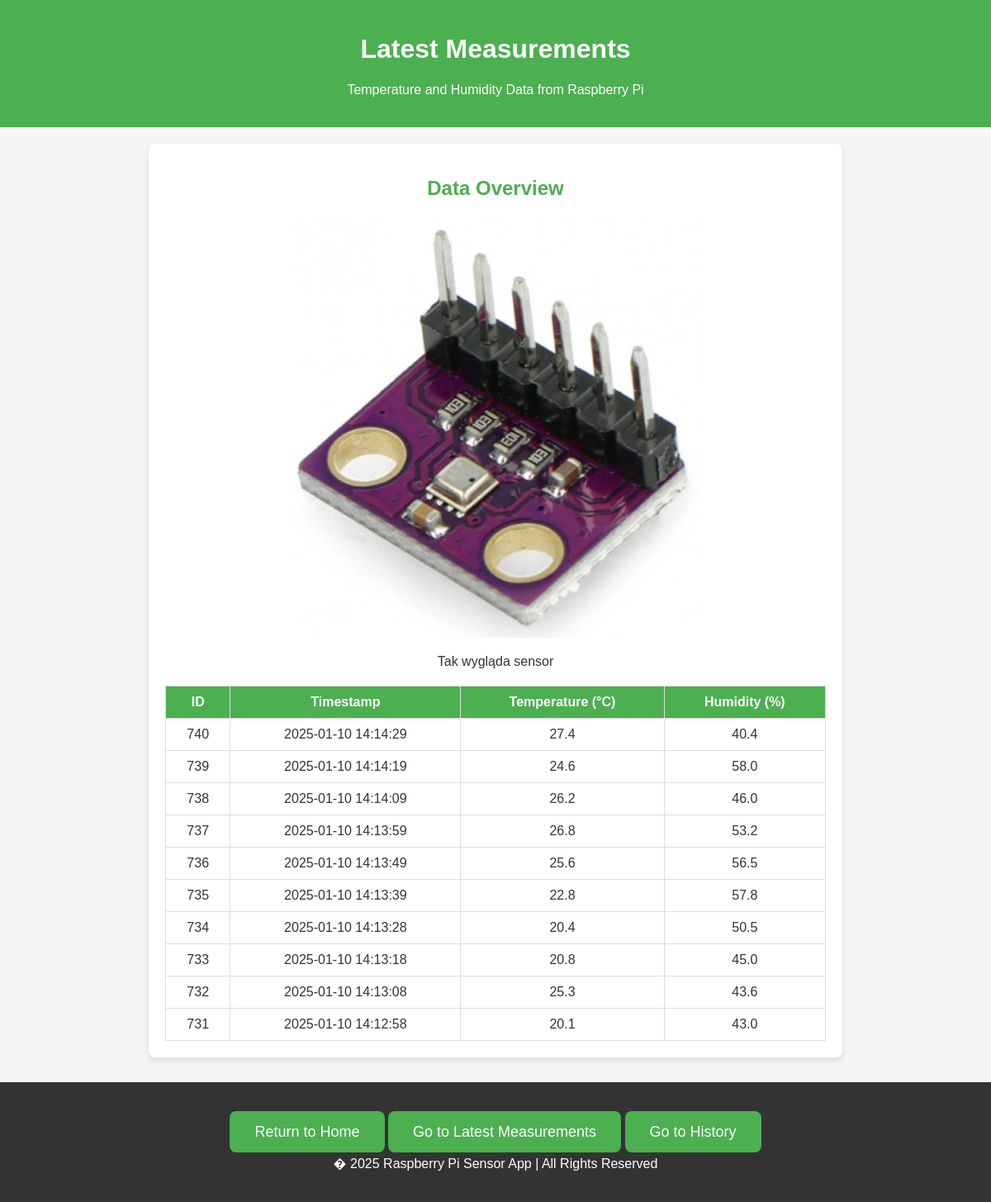
The app's page /measurements_page with its own data.
### tables this page shows
CREATE TABLE weather_control (
            id INTEGER PRIMARY KEY AUTOINCREMENT,
            timestamp DATETIME DEFAULT CURRENT_TIMESTAMP,
            temperature REAL,
            humidity REAL
        );

### app.py (the view)
@app.route('/measurements_page')
def measurements_page():
    conn = sqlite3.connect(DB_PATH)
    cursor = conn.cursor()
    cursor.execute("SELECT * FROM weather_control ORDER BY timestamp DESC LIMIT 10")
    measurements = cursor.fetchall()
    conn.close()
    return render_template('measurements.html', measurements=measurements)

### templates/measurements.html (shortened to what this page needs)
<!DOCTYPE html>
<html lang="en">
<head>
    <link rel="stylesheet" href="static/css/index.css">
</head>
<body>
    <header>
        <h1 class="welcome-msg">Latest Measurements</h1>
        <p>Temperature and Humidity Data from Raspberry Pi</p>
    </header>
    <div class="container">
        <h2>Data Overview</h2>
        <div class="image-container">
            <img src="static/images/weather.jpg" alt="Weather detector" class="resized-image">
            <p>Tak wygląda sensor</p>
        </div>
        <table>
            <thead>
                <tr>
                    <th>ID</th>
                    <th>Timestamp</th>
                    <th>Temperature (&deg;C)</th>
                    <th>Humidity (%)</th>
                </tr>
            </thead>
            <tbody>
                {% for measurement in measurements %}
                    <tr>
                        <td>{{ measurement[0] }}</td>
                        <td>{{ measurement[1] }}</td>
                        <td>{{ measurement[2] }}</td>
                        <td>{{ measurement[3] }}</td>
                    </tr>
                {% endfor %}
            </tbody>
        </table>
    </div>
    <footer>
        <div class="cta">
            <a href="/" class="button">Return to Home</a>
            <a href="/measurements_page" class="button">Go to Latest Measurements</a>
            <a href="/history_page" class="button">Go to History</a>
        </div>
        <p>� 2025 Raspberry Pi Sensor App | All Rights Reserved</p>
    </footer>
</body>
</html>

### static/css/index.css (style rules this page uses)
body { font-family: Arial, sans-serif; margin: 0; padding: 0; background: #f5f5f5; color: #333; }
header { background: #4CAF50; color: white; padding: 20px 0; text-align: center; }
h1, h2 { color: #4CAF50; text-align: center; }
table { width: 100%; border-collapse: collapse; margin-top: 20px; }
table, th, td { border: 1px solid #ddd; }
th, td { padding: 10px; text-align: center; }
th { background: #4CAF50; color: white; }
.cta { text-align: center; margin-top: 30px; }
.cta a { background: #4CAF50; color: white; text-decoration: none; padding: 15px 30px; border-radius: 8px; font-size: 18px; }
.welcome-msg { color: white; font-size: 2rem; font-weight: bold; }
.container { max-width: 800px; margin: 20px auto; padding: 20px; background: white; border-radius: 8px; box-shadow: 0 4px 8px rgba(0, 0, 0, 0.1); }
footer { text-align: center; padding: 20px 0; background: #333; color: white; margin-top: 30px; }
.image-container { text-align: center; }
.resized-image { width: 100%; max-width: 500px; height: auto; }

### records on screen
weather_control: id "740", timestamp "2025-01-10 14:14:29", temperature "27.4", humidity "40.4"
weather_control: id "739", timestamp "2025-01-10 14:14:19", temperature "24.6", humidity "58.0"
weather_control: id "738", timestamp "2025-01-10 14:14:09", temperature "26.2", humidity "46.0"
weather_control: id "737", timestamp "2025-01-10 14:13:59", temperature "26.8", humidity "53.2"
weather_control: id "736", timestamp "2025-01-10 14:13:49", temperature "25.6", humidity "56.5"
weather_control: id "735", timestamp "2025-01-10 14:13:39", temperature "22.8", humidity "57.8"
weather_control: id "734", timestamp "2025-01-10 14:13:28", temperature "20.4", humidity "50.5"
weather_control: id "733", timestamp "2025-01-10 14:13:18", temperature "20.8", humidity "45.0"
weather_control: id "732", timestamp "2025-01-10 14:13:08", temperature "25.3", humidity "43.6"
weather_control: id "731", timestamp "2025-01-10 14:12:58", temperature "20.1", humidity "43.0"
